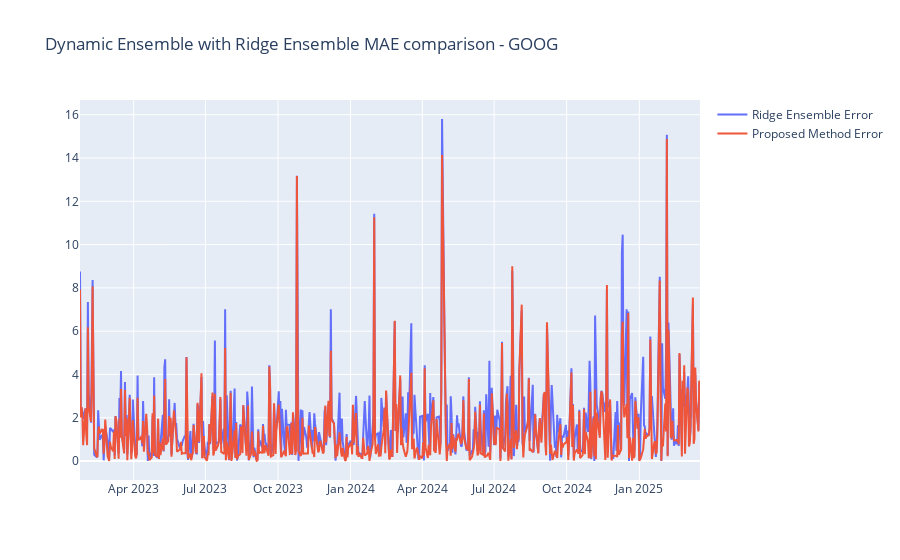

Notebook code for this chart:
### Code cell
fig = go.Figure()
fig.update_layout(title="Dynamic Ensemble with Ridge Ensemble MAE comparison - GOOG")
fig.add_trace(go.Scatter(x=df_test['ds'], y = ridge_errors, mode='lines', name='Ridge Ensemble Error'))
fig.add_trace(go.Scatter(x=df_test['ds'], y=de_error, mode='lines', name='Proposed Method Error'))
fig.show()

### Figure 1 — Plotly figure (JSON) as saved in the notebook; plotly's stock layout.template omitted (floating-point values rounded to 4 significant figures; data arrays with more than 128 entries replaced by an {"elided": "..."} marker saying what was removed)
{"data": [{"mode": "lines", "name": "Ridge Ensemble Error", "type": "scatter", "uid": "769f3408-7742-490d-bae5-6934b5053c01", "x": {"elided": "563 str values"}, "y": {"elided": "563 float values"}}, {"mode": "lines", "name": "Proposed Method Error", "type": "scatter", "uid": "c77eb932-decd-4f94-89f8-4c029d181424", "x": {"elided": "563 str values"}, "y": {"elided": "563 float values"}}], "layout": {"title": {"text": "Dynamic Ensemble with Ridge Ensemble MAE comparison - GOOG"}}}
